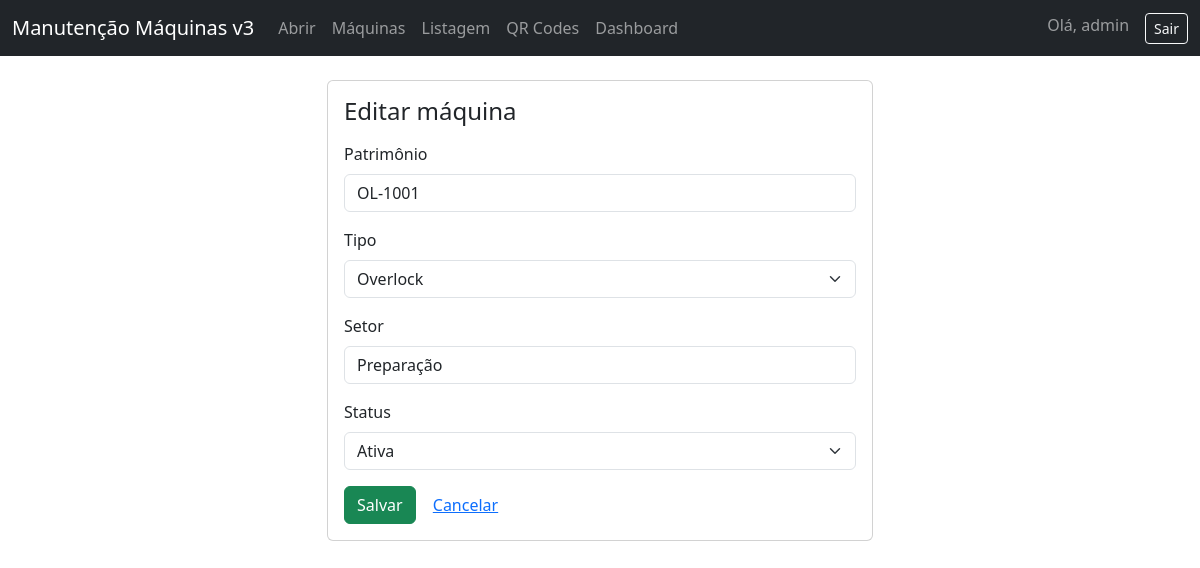
The page /machines/edit/1 (signed in) on the database its author committed.
### app.py (models this page shows)
class Machine(db.Model):
    id = db.Column(db.Integer, primary_key=True)
    patrimonio = db.Column(db.String(80), unique=True, nullable=False)
    tipo = db.Column(db.String(80), nullable=False)
    setor = db.Column(db.String(80), nullable=True)
    status = db.Column(db.String(30), default="Ativa")  # Ativa, Em manutenção, Desativada

### app.py (the view, shortened to what this page needs)
@app.route("/machines/edit/<int:id>", methods=["GET", "POST"])
def edit_machine(id):
    if not is_logged_in() or current_user_role() != "admin":
        return redirect(url_for("login"))
    m = Machine.query.get_or_404(id)
    return render_template("edit_machine.html", m=m, tipos=PREDEFINED_TIPOS, user=session.get("user"))

### app.py (called while the page is built, shortened)
def is_logged_in():
    return "user" in session

def current_user_role():
    return session.get("role")

@app.before_request
def create_tables_once():
    global _db_initialized
    if _db_initialized:
        return

### templates/edit_machine.html
{% extends "base.html" %}
{% block content %}
<div class="row justify-content-center">
  <div class="col-md-6">
    <div class="card">
      <div class="card-body">
        <h4 class="mb-3">Editar máquina</h4>
        <form method="post">
          <div class="mb-3">
            <label class="form-label">Patrimônio</label>
            <input class="form-control" name="patrimonio" value="{{ m.patrimonio }}" required>
          </div>
          <div class="mb-3">
            <label class="form-label">Tipo</label>
            <select class="form-select" name="tipo" required>
              {% for t in tipos %}
                <option value="{{ t }}" {% if m.tipo==t %}selected{% endif %}>{{ t }}</option>
              {% endfor %}
            </select>
          </div>
          <div class="mb-3">
            <label class="form-label">Setor</label>
            <input class="form-control" name="setor" value="{{ m.setor or '' }}">
          </div>
          <div class="mb-3">
            <label class="form-label">Status</label>
            <select class="form-select" name="status">
              {% for s in ['Ativa','Em manutenção','Desativada'] %}
                <option {% if m.status==s %}selected{% endif %}>{{ s }}</option>
              {% endfor %}
            </select>
          </div>
          <button class="btn btn-success">Salvar</button>
          <a class="btn btn-link" href="{{ url_for('machines') }}">Cancelar</a>
        </form>
      </div>
    </div>
  </div>
</div>
{% endblock %}

### rows shown on the page
Machine: patrimonio "OL-1001", tipo "Overlock", setor "Preparação", status "Ativa"

### other values the page prints
{{ user }} "admin"
